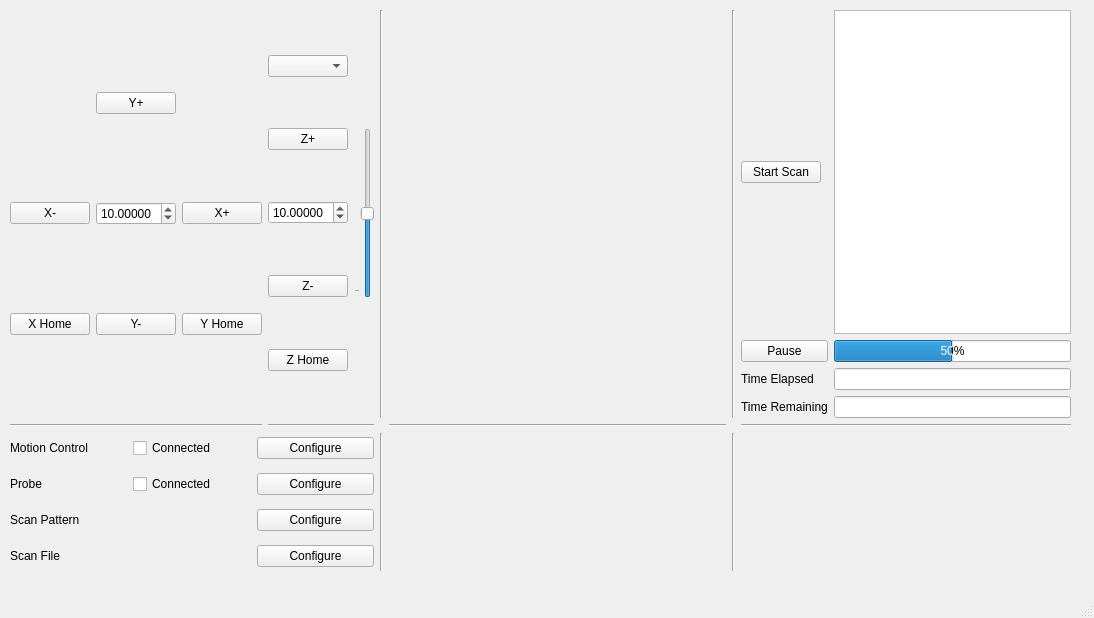
<?xml version="1.0" encoding="UTF-8"?>
<ui version="4.0">
 <class>MainWindow</class>
 <widget class="QMainWindow" name="MainWindow">
  <property name="geometry">
   <rect>
    <x>0</x>
    <y>0</y>
    <width>1094</width>
    <height>618</height>
   </rect>
  </property>
  <property name="windowTitle">
   <string>MainWindow</string>
  </property>
  <property name="animated">
   <bool>false</bool>
  </property>
  <property name="documentMode">
   <bool>true</bool>
  </property>
  <property name="tabShape">
   <enum>QTabWidget::TabShape::Triangular</enum>
  </property>
  <widget class="QWidget" name="central_widget">
   <widget class="QWidget" name="gridLayoutWidget_6">
    <property name="geometry">
     <rect>
      <x>10</x>
      <y>10</y>
      <width>1061</width>
      <height>561</height>
     </rect>
    </property>
    <layout class="QGridLayout" name="main_layout" rowstretch="3,0,0,0,2" columnstretch="1,1,0,2,2,0,4">
     <property name="sizeConstraint">
      <enum>QLayout::SizeConstraint::SetDefaultConstraint</enum>
     </property>
     <item row="4" column="2">
      <widget class="Line" name="line_3">
       <property name="orientation">
        <enum>Qt::Orientation::Vertical</enum>
       </property>
      </widget>
     </item>
     <item row="0" column="6">
      <layout class="QGridLayout" name="scan_layout" columnstretch="0,0">
       <property name="sizeConstraint">
        <enum>QLayout::SizeConstraint::SetMinimumSize</enum>
       </property>
       <property name="minimumSize" stdset="0">
        <size>
         <width>500</width>
         <height>200</height>
        </size>
       </property>
       <property name="spacing">
        <number>6</number>
       </property>
       <item row="2" column="1">
        <widget class="QLineEdit" name="time_elapsed_box">
         <property name="enabled">
          <bool>true</bool>
         </property>
         <property name="sizePolicy">
          <sizepolicy hsizetype="Expanding" vsizetype="Fixed">
           <horstretch>0</horstretch>
           <verstretch>0</verstretch>
          </sizepolicy>
         </property>
         <property name="minimumSize">
          <size>
           <width>100</width>
           <height>0</height>
          </size>
         </property>
         <property name="readOnly">
          <bool>true</bool>
         </property>
        </widget>
       </item>
       <item row="4" column="0">
        <widget class="QLabel" name="time_remaining_label">
         <property name="sizePolicy">
          <sizepolicy hsizetype="Fixed" vsizetype="Fixed">
           <horstretch>0</horstretch>
           <verstretch>0</verstretch>
          </sizepolicy>
         </property>
         <property name="text">
          <string>Time Remaining</string>
         </property>
        </widget>
       </item>
       <item row="0" column="0">
        <widget class="QPushButton" name="start_scan_button">
         <property name="sizePolicy">
          <sizepolicy hsizetype="Fixed" vsizetype="Fixed">
           <horstretch>0</horstretch>
           <verstretch>0</verstretch>
          </sizepolicy>
         </property>
         <property name="text">
          <string>Start Scan</string>
         </property>
        </widget>
       </item>
       <item row="4" column="1">
        <widget class="QLineEdit" name="time_remaining_box">
         <property name="sizePolicy">
          <sizepolicy hsizetype="Expanding" vsizetype="Fixed">
           <horstretch>0</horstretch>
           <verstretch>0</verstretch>
          </sizepolicy>
         </property>
         <property name="minimumSize">
          <size>
           <width>100</width>
           <height>0</height>
          </size>
         </property>
         <property name="readOnly">
          <bool>true</bool>
         </property>
        </widget>
       </item>
       <item row="0" column="1">
        <widget class="QTextEdit" name="scan_description_box">
         <property name="sizePolicy">
          <sizepolicy hsizetype="Expanding" vsizetype="Expanding">
           <horstretch>0</horstretch>
           <verstretch>0</verstretch>
          </sizepolicy>
         </property>
         <property name="minimumSize">
          <size>
           <width>200</width>
           <height>50</height>
          </size>
         </property>
        </widget>
       </item>
       <item row="1" column="1">
        <widget class="QProgressBar" name="scan_progress_bar">
         <property name="sizePolicy">
          <sizepolicy hsizetype="Expanding" vsizetype="Fixed">
           <horstretch>0</horstretch>
           <verstretch>0</verstretch>
          </sizepolicy>
         </property>
         <property name="maximumSize">
          <size>
           <width>300</width>
           <height>16777215</height>
          </size>
         </property>
         <property name="value">
          <number>50</number>
         </property>
        </widget>
       </item>
       <item row="2" column="0">
        <widget class="QLabel" name="time_elapsed_label">
         <property name="sizePolicy">
          <sizepolicy hsizetype="Fixed" vsizetype="Fixed">
           <horstretch>0</horstretch>
           <verstretch>0</verstretch>
          </sizepolicy>
         </property>
         <property name="text">
          <string>Time Elapsed</string>
         </property>
        </widget>
       </item>
       <item row="1" column="0">
        <widget class="QPushButton" name="pause_scan_button">
         <property name="text">
          <string>Pause</string>
         </property>
        </widget>
       </item>
      </layout>
     </item>
     <item row="0" column="1">
      <layout class="QGridLayout" name="z_move_layout">
       <property name="minimumSize" stdset="0">
        <size>
         <width>150</width>
         <height>200</height>
        </size>
       </property>
       <item row="1" column="1" rowspan="3">
        <widget class="QSlider" name="z_axis_slider">
         <property name="minimumSize">
          <size>
           <width>20</width>
           <height>80</height>
          </size>
         </property>
         <property name="minimum">
          <number>-300</number>
         </property>
         <property name="maximum">
          <number>300</number>
         </property>
         <property name="orientation">
          <enum>Qt::Orientation::Vertical</enum>
         </property>
         <property name="tickPosition">
          <enum>QSlider::TickPosition::TicksAbove</enum>
         </property>
         <property name="tickInterval">
          <number>50000</number>
         </property>
        </widget>
       </item>
       <item row="0" column="0">
        <widget class="QComboBox" name="z_axis_select">
         <property name="sizePolicy">
          <sizepolicy hsizetype="Fixed" vsizetype="Fixed">
           <horstretch>0</horstretch>
           <verstretch>0</verstretch>
          </sizepolicy>
         </property>
         <property name="minimumSize">
          <size>
           <width>80</width>
           <height>0</height>
          </size>
         </property>
        </widget>
       </item>
       <item row="2" column="0">
        <widget class="QDoubleSpinBox" name="z_move_amount">
         <property name="sizePolicy">
          <sizepolicy hsizetype="Fixed" vsizetype="Fixed">
           <horstretch>0</horstretch>
           <verstretch>0</verstretch>
          </sizepolicy>
         </property>
         <property name="minimumSize">
          <size>
           <width>10</width>
           <height>20</height>
          </size>
         </property>
         <property name="maximumSize">
          <size>
           <width>80</width>
           <height>16777215</height>
          </size>
         </property>
         <property name="decimals">
          <number>5</number>
         </property>
         <property name="minimum">
          <double>-100000000000000000.000000000000000</double>
         </property>
         <property name="maximum">
          <double>100000000000000000.000000000000000</double>
         </property>
         <property name="value">
          <double>10.000000000000000</double>
         </property>
        </widget>
       </item>
       <item row="1" column="0">
        <widget class="QPushButton" name="z_plus_button">
         <property name="sizePolicy">
          <sizepolicy hsizetype="Fixed" vsizetype="Fixed">
           <horstretch>0</horstretch>
           <verstretch>0</verstretch>
          </sizepolicy>
         </property>
         <property name="maximumSize">
          <size>
           <width>80</width>
           <height>16777215</height>
          </size>
         </property>
         <property name="text">
          <string>Z+</string>
         </property>
        </widget>
       </item>
       <item row="3" column="0">
        <widget class="QPushButton" name="z_minus_button">
         <property name="sizePolicy">
          <sizepolicy hsizetype="Fixed" vsizetype="Fixed">
           <horstretch>0</horstretch>
           <verstretch>0</verstretch>
          </sizepolicy>
         </property>
         <property name="maximumSize">
          <size>
           <width>80</width>
           <height>16777215</height>
          </size>
         </property>
         <property name="text">
          <string>Z-</string>
         </property>
        </widget>
       </item>
       <item row="4" column="0">
        <widget class="QPushButton" name="home_z_button">
         <property name="maximumSize">
          <size>
           <width>80</width>
           <height>16777215</height>
          </size>
         </property>
         <property name="text">
          <string>Z Home</string>
         </property>
        </widget>
       </item>
      </layout>
     </item>
     <item row="0" column="0">
      <layout class="QGridLayout" name="xy_move_layout">
       <property name="minimumSize" stdset="0">
        <size>
         <width>350</width>
         <height>200</height>
        </size>
       </property>
       <item row="2" column="1">
        <widget class="QPushButton" name="y_minus_button">
         <property name="sizePolicy">
          <sizepolicy hsizetype="Fixed" vsizetype="Fixed">
           <horstretch>0</horstretch>
           <verstretch>0</verstretch>
          </sizepolicy>
         </property>
         <property name="maximumSize">
          <size>
           <width>80</width>
           <height>16777215</height>
          </size>
         </property>
         <property name="text">
          <string>Y-</string>
         </property>
        </widget>
       </item>
       <item row="1" column="1">
        <widget class="QDoubleSpinBox" name="xy_move_amount">
         <property name="enabled">
          <bool>true</bool>
         </property>
         <property name="sizePolicy">
          <sizepolicy hsizetype="Fixed" vsizetype="Fixed">
           <horstretch>0</horstretch>
           <verstretch>0</verstretch>
          </sizepolicy>
         </property>
         <property name="minimumSize">
          <size>
           <width>10</width>
           <height>20</height>
          </size>
         </property>
         <property name="maximumSize">
          <size>
           <width>80</width>
           <height>16777215</height>
          </size>
         </property>
         <property name="decimals">
          <number>5</number>
         </property>
         <property name="minimum">
          <double>-1000000000000000.000000000000000</double>
         </property>
         <property name="maximum">
          <double>1000000000000000.000000000000000</double>
         </property>
         <property name="value">
          <double>10.000000000000000</double>
         </property>
        </widget>
       </item>
       <item row="2" column="2">
        <widget class="QPushButton" name="home_y_button">
         <property name="sizePolicy">
          <sizepolicy hsizetype="Minimum" vsizetype="Minimum">
           <horstretch>0</horstretch>
           <verstretch>0</verstretch>
          </sizepolicy>
         </property>
         <property name="maximumSize">
          <size>
           <width>80</width>
           <height>16777215</height>
          </size>
         </property>
         <property name="text">
          <string>Y Home</string>
         </property>
        </widget>
       </item>
       <item row="0" column="1">
        <widget class="QPushButton" name="y_plus_button">
         <property name="sizePolicy">
          <sizepolicy hsizetype="Fixed" vsizetype="Fixed">
           <horstretch>0</horstretch>
           <verstretch>0</verstretch>
          </sizepolicy>
         </property>
         <property name="maximumSize">
          <size>
           <width>80</width>
           <height>16777215</height>
          </size>
         </property>
         <property name="text">
          <string>Y+</string>
         </property>
        </widget>
       </item>
       <item row="1" column="2">
        <widget class="QPushButton" name="x_plus_button">
         <property name="maximumSize">
          <size>
           <width>80</width>
           <height>16777215</height>
          </size>
         </property>
         <property name="text">
          <string>X+</string>
         </property>
        </widget>
       </item>
       <item row="2" column="0">
        <widget class="QPushButton" name="home_x_button">
         <property name="maximumSize">
          <size>
           <width>80</width>
           <height>16777215</height>
          </size>
         </property>
         <property name="text">
          <string>X Home</string>
         </property>
        </widget>
       </item>
       <item row="1" column="0">
        <widget class="QPushButton" name="x_minus_button">
         <property name="maximumSize">
          <size>
           <width>80</width>
           <height>16777215</height>
          </size>
         </property>
         <property name="text">
          <string>X-</string>
         </property>
        </widget>
       </item>
      </layout>
     </item>
     <item row="3" column="1">
      <widget class="Line" name="line_7">
       <property name="orientation">
        <enum>Qt::Orientation::Horizontal</enum>
       </property>
      </widget>
     </item>
     <item row="4" column="5">
      <widget class="Line" name="line_4">
       <property name="orientation">
        <enum>Qt::Orientation::Vertical</enum>
       </property>
      </widget>
     </item>
     <item row="3" column="3" colspan="2">
      <widget class="Line" name="line_6">
       <property name="orientation">
        <enum>Qt::Orientation::Horizontal</enum>
       </property>
      </widget>
     </item>
     <item row="3" column="6">
      <widget class="Line" name="line_8">
       <property name="orientation">
        <enum>Qt::Orientation::Horizontal</enum>
       </property>
      </widget>
     </item>
     <item row="0" column="2">
      <widget class="Line" name="line_2">
       <property name="orientation">
        <enum>Qt::Orientation::Vertical</enum>
       </property>
      </widget>
     </item>
     <item row="3" column="0">
      <widget class="Line" name="line">
       <property name="orientation">
        <enum>Qt::Orientation::Horizontal</enum>
       </property>
      </widget>
     </item>
     <item row="0" column="5">
      <widget class="Line" name="line_5">
       <property name="orientation">
        <enum>Qt::Orientation::Vertical</enum>
       </property>
      </widget>
     </item>
     <item row="0" column="3" colspan="2">
      <widget class="QWidget" name="data_visualization" native="true">
       <property name="sizePolicy">
        <sizepolicy hsizetype="Expanding" vsizetype="Expanding">
         <horstretch>0</horstretch>
         <verstretch>0</verstretch>
        </sizepolicy>
       </property>
       <property name="minimumSize">
        <size>
         <width>250</width>
         <height>250</height>
        </size>
       </property>
      </widget>
     </item>
     <item row="4" column="3" colspan="2">
      <widget class="QWidget" name="config_layout" native="true"/>
     </item>
     <item row="4" column="0" colspan="2">
      <layout class="QGridLayout" name="settings_layout">
       <property name="minimumSize" stdset="0">
        <size>
         <width>150</width>
         <height>400</height>
        </size>
       </property>
       <item row="3" column="2">
        <widget class="QPushButton" name="configure_file_button">
         <property name="text">
          <string>Configure</string>
         </property>
         <property name="checkable">
          <bool>true</bool>
         </property>
        </widget>
       </item>
       <item row="0" column="0">
        <widget class="QLabel" name="configure_motion_label">
         <property name="sizePolicy">
          <sizepolicy hsizetype="Minimum" vsizetype="Minimum">
           <horstretch>0</horstretch>
           <verstretch>0</verstretch>
          </sizepolicy>
         </property>
         <property name="minimumSize">
          <size>
           <width>80</width>
           <height>30</height>
          </size>
         </property>
         <property name="text">
          <string>Motion Control</string>
         </property>
        </widget>
       </item>
       <item row="0" column="2">
        <widget class="QPushButton" name="configure_motion_button">
         <property name="sizePolicy">
          <sizepolicy hsizetype="Minimum" vsizetype="Fixed">
           <horstretch>0</horstretch>
           <verstretch>0</verstretch>
          </sizepolicy>
         </property>
         <property name="text">
          <string>Configure</string>
         </property>
         <property name="checkable">
          <bool>true</bool>
         </property>
        </widget>
       </item>
       <item row="3" column="0">
        <widget class="QLabel" name="configure_file_label">
         <property name="minimumSize">
          <size>
           <width>80</width>
           <height>30</height>
          </size>
         </property>
         <property name="layoutDirection">
          <enum>Qt::LayoutDirection::LeftToRight</enum>
         </property>
         <property name="text">
          <string>Scan File</string>
         </property>
        </widget>
       </item>
       <item row="1" column="0">
        <widget class="QLabel" name="configure_probe_label">
         <property name="minimumSize">
          <size>
           <width>80</width>
           <height>30</height>
          </size>
         </property>
         <property name="text">
          <string>Probe</string>
         </property>
        </widget>
       </item>
       <item row="2" column="0">
        <widget class="QLabel" name="configure_pattern_label">
         <property name="minimumSize">
          <size>
           <width>80</width>
           <height>30</height>
          </size>
         </property>
         <property name="text">
          <string>Scan Pattern</string>
         </property>
        </widget>
       </item>
       <item row="1" column="2">
        <widget class="QPushButton" name="configure_probe_button">
         <property name="text">
          <string>Configure</string>
         </property>
         <property name="checkable">
          <bool>true</bool>
         </property>
        </widget>
       </item>
       <item row="2" column="2">
        <widget class="QPushButton" name="configure_pattern_button">
         <property name="text">
          <string>Configure</string>
         </property>
         <property name="checkable">
          <bool>true</bool>
         </property>
        </widget>
       </item>
       <item row="1" column="1">
        <widget class="QCheckBox" name="checkBox">
         <property name="text">
          <string>Connected</string>
         </property>
         <property name="checkable">
          <bool>false</bool>
         </property>
        </widget>
       </item>
       <item row="0" column="1">
        <widget class="QCheckBox" name="motion_connected_checkbox">
         <property name="sizePolicy">
          <sizepolicy hsizetype="Minimum" vsizetype="Fixed">
           <horstretch>0</horstretch>
           <verstretch>0</verstretch>
          </sizepolicy>
         </property>
         <property name="text">
          <string>Connected</string>
         </property>
         <property name="checkable">
          <bool>false</bool>
         </property>
        </widget>
       </item>
      </layout>
     </item>
     <item row="4" column="6">
      <widget class="QWidget" name="scan_table_graph" native="true"/>
     </item>
    </layout>
   </widget>
  </widget>
  <widget class="QMenuBar" name="menubar">
   <property name="geometry">
    <rect>
     <x>0</x>
     <y>0</y>
     <width>1094</width>
     <height>22</height>
    </rect>
   </property>
  </widget>
  <widget class="QStatusBar" name="statusbar"/>
 </widget>
 <resources/>
 <connections/>
</ui>
